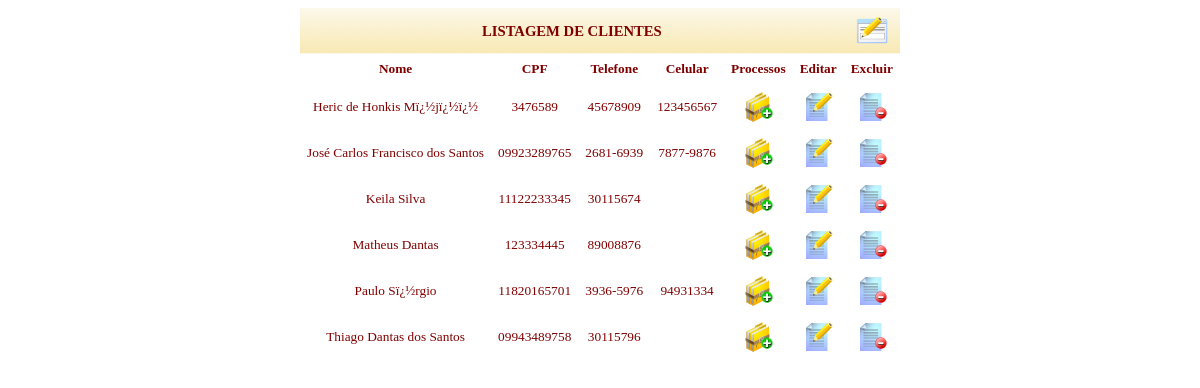
Before: /view/consultarCliente.php?pag=cliente (signed in) with the older database file.
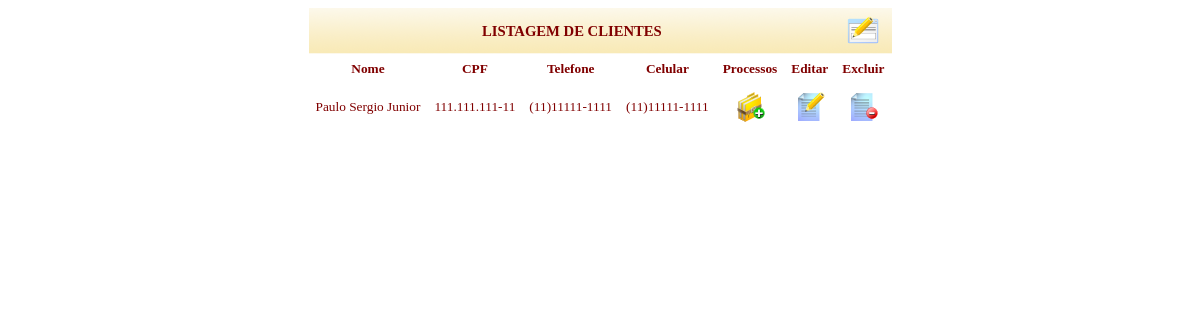
After: the same page with the newer database file.
### tables this page shows
CREATE TABLE IF NOT EXISTS `clientes` (
`idCliente` int(11) NOT NULL,
  `nome` varchar(60) NOT NULL,
  `estado_civil` varchar(20) NOT NULL,
  `profissao` varchar(25) DEFAULT NULL,
  `rg` varchar(22) NOT NULL,
  `cpf` varchar(18) NOT NULL,
  `endereco` varchar(100) NOT NULL,
  `complemento` varchar(20) DEFAULT NULL,
  `tel1` varchar(14) NOT NULL,
  `tel2` varchar(14) DEFAULT NULL,
  `cel` varchar(14) DEFAULT NULL,
  `email` varchar(40) NOT NULL,
  `observacao` text,
  `datacadastro` timestamp NOT NULL DEFAULT CURRENT_TIMESTAMP ON UPDATE CURRENT_TIMESTAMP,
  `status` int(11) NOT NULL DEFAULT '1',
  `nacionalidade` varchar(40) DEFAULT NULL
);

### model/clientesDAO.php (the view, shortened to what this page needs)
<?php
class clientesDAO extends banco {
    public function listar() {
        $sql = 'SELECT * FROM '.TBL_CLIENTES.' ORDER BY nome ASC';
        $resultado = mysql_query($sql);
        while ($linha = mysql_fetch_assoc($resultado)){
            echo '<tr id='.$linha['idCliente'].' align="center">
                    <td>'.$linha['nome'].'</td>
                    <td>'.$linha['cpf'].'</td>
                    <td>'.$linha['tel1'].'</td>
                    <td>'.$linha['cel'].'</td>
                    <td><a href="listaProcessoAjax.php?id='.$linha['idCliente'].'"><img src="../public/img/archive_add.png" width="32" height="32" border="0" alt="Processo"/>
                    <td><a href="altCliente.php?idCliente='.$linha['idCliente'].'"><img src="../public/img/file_edit.png" width="32" height="32" border="0" alt="Processo"/>
                    <td><a href="javascript:excluirCliente('.$linha['idCliente'].')"><img src="../public/img/file_remove.png" width="32" height="32" border="0" alt="Processo"/>';
        }
    }
}

### view/consultarCliente.php (shortened to what this page needs)
<!DOCTYPE html PUBLIC "-//W3C//DTD XHTML 1.0 Transitional//EN" "http://www.w3.org/TR/xhtml1/DTD/xhtml1-transitional.dtd">
<html xmlns="http://www.w3.org/1999/xhtml">
<head>
</head>
<body>
<table align='center' border='0' id='table' cellspacing='0' cellpadding='7'>
<th colspan='6' align='center'>LISTAGEM DE CLIENTES
</th>
<th colspan='15' align='left' class='table'><a href='cadCliente.php'><img src='../public/img/forms.png' alt='CLIQUE AQUI PARA ADICIONAR UM NOVO REGISTRO' border='no' id='cad' style='cursor:pointer'></a></th>
<tr class='titulo' align='center' cellspacing='0'>
<td>Nome</td>
<td>CPF</td>
<td>Telefone</td>
<td>Celular</td>
<td>Processos</td>
<td>Editar</td>
<td>Excluir</td>
</tr>
<?php
require "../model/clientesDAO.php";
$resultado= $objclientesDAO->listar();
?>
</body>
</html>

### public/css/estilo.css (style rules this page uses)
table th { background-image: url(../img/fundo_table.gif); font-weight:bold; font-size: 11pt; text-align:center; font-family: verdana; color:maroon; }
table td { font-family: verdana; font-size:10pt; color:maroon; background-color:white; }
.titulo { font-family: verdana; font-size:10pt; color:maroon; background-color:white; font-weight:bold; }
a:link { font-family: verdana; font-size:10pt; text-decoration:none; color:maroon; }
a { font-family: verdana; font-size:10pt; text-decoration:underline; color:white; }

Changed rows visible on the page:
removed clientes: nome "Heric de Honkis Mï¿½jï¿½ï¿½", cpf "3476589", tel1 "45678909", cel "123456567"
removed clientes: nome "José Carlos Francisco dos Santos", cpf "09923289765", tel1 "2681-6939", cel "7877-9876"
removed clientes: nome "Keila Silva", cpf "11122233345", tel1 "30115674"
removed clientes: nome "Matheus Dantas", cpf "123334445", tel1 "89008876"
removed clientes: nome "Paulo Sï¿½rgio", cpf "11820165701", tel1 "3936-5976", cel "94931334"
changed clientes: nome "Thiago Dantas dos Santos" → "Paulo Sergio Junior"; cpf "09943489758" → "111.111.111-11"; tel1 "30115796" → "(11)11111-1111"; cel (not shown) → "(11)11111-1111"
